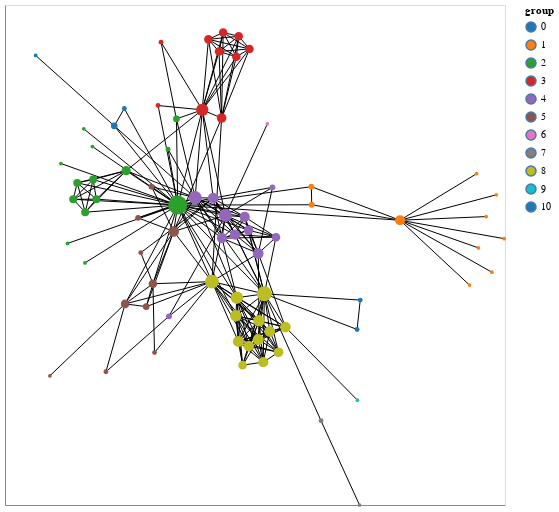

The code cell stored with this chart in its notebook:
### Markdown cell above
##### Customizing visual encodings

In addition, to the node positions the other visual variables can also be changed to reflect design choices and the network data. Let's start with `node_size` and `node_color`:

### Code cell
nxa.draw_networkx(G, pos=pos,
    node_size='degree:Q',
    node_color='group:N',
    cmap = "category10", # pass colormap that is used
    node_tooltip='name:N',
    linewidths=0, # remove borders from circles
).properties(width=500, height=500)

### Figure 1 — Vega-Lite specification as saved in the notebook (floating-point values rounded to 4 significant figures; data arrays with more than 128 entries replaced by an {"elided": "..."} marker saying what was removed)
{"config": {"view": {"continuousWidth": 300, "continuousHeight": 300}}, "layer": [{"data": {"name": "data-26f356250eed40cb88a68a2fb82ed986"}, "mark": {"type": "line", "color": "black", "opacity": 1, "strokeWidth": 1}, "encoding": {"detail": {"field": "edge", "type": "quantitative"}, "x": {"axis": {"grid": false, "labels": false, "ticks": false, "title": ""}, "field": "x", "type": "quantitative"}, "y": {"axis": {"grid": false, "labels": false, "ticks": false, "title": ""}, "field": "y", "type": "quantitative"}}}, {"data": {"name": "data-5cb5c9420aa05fd390fceca3c2d7a75e"}, "mark": {"type": "point", "fill": "group:N", "opacity": 1, "strokeWidth": 0}, "encoding": {"fill": {"field": "group", "scale": {"scheme": "category10"}, "type": "nominal"}, "size": {"field": "degree", "legend": null, "type": "quantitative"}, "tooltip": {"field": "name", "type": "nominal"}, "x": {"axis": {"grid": false, "labels": false, "ticks": false}, "field": "x", "type": "quantitative"}, "y": {"axis": {"grid": false, "labels": false, "ticks": false}, "field": "y", "type": "quantitative"}}}], "height": 500, "width": 500, "$schema": "https://vega.github.io/schema/vega-lite/v5.20.1.json", "datasets": {"data-26f356250eed40cb88a68a2fb82ed986": {"elided": "508 records"}, "data-5cb5c9420aa05fd390fceca3c2d7a75e": [{"between": 0.1768, "group": 1, "degree": 10, "name": "Myriel", "x": 0.622, "y": 0.02514}, {"between": 0.0, "group": 1, "degree": 1, "name": "Napoleon", "x": 0.9528, "y": -0.162}, {"between": 0.0, "group": 1, "degree": 3, "name": "Mlle.Baptistine", "x": 0.3031, "y": 0.146}, {"between": 0.0, "group": 1, "degree": 3, "name": "Mme.Magloire", "x": 0.3042, "y": 0.08084}, {"between": 0.0, "group": 1, "degree": 1, "name": "CountessdeLo", "x": 0.9685, "y": 0.1167}, {"between": 0.0, "group": 1, "degree": 1, "name": "Geborand", "x": 0.8977, "y": 0.1926}, {"between": 0.0, "group": 1, "degree": 1, "name": "Champtercier", "x": 0.8722, "y": -0.2083}, {"between": 0.0, "group": 1, "degree": 1, "name": "Cravatte", "x": 0.997, "y": -0.04116}, {"between": 0.0, "group": 1, "degree": 1, "name": "Count", "x": 0.9045, "y": -0.07451}, {"between": 0.0, "group": 1, "degree": 1, "name": "OldMan", "x": 0.9323, "y": 0.03824}, {"between": 0.0, "group": 2, "degree": 1, "name": "Labarre", "x": -0.5122, "y": -0.1284}, {"between": 0.57, "group": 2, "degree": 36, "name": "Valjean", "x": -0.1783, "y": 0.07982}, {"between": 0.0, "group": 3, "degree": 2, "name": "Marguerite", "x": -0.2489, "y": 0.438}, {"between": 0.0, "group": 2, "degree": 1, "name": "Mme.deR", "x": -0.5749, "y": -0.05827}, {"between": 0.0, "group": 2, "degree": 1, "name": "Isabeau", "x": -0.5985, "y": 0.2293}, {"between": 0.0, "group": 2, "degree": 1, "name": "Gervais", "x": -0.5163, "y": 0.3542}, {"between": 0.04063, "group": 3, "degree": 9, "name": "Tholomyes", "x": -0.02024, "y": 0.3931}, {"between": 0.0, "group": 3, "degree": 7, "name": "Listolier", "x": 0.0414, "y": 0.6876}, {"between": 0.0, "group": 3, "degree": 7, "name": "Fameuil", "x": 0.03283, "y": 0.6138}, {"between": 0.0, "group": 3, "degree": 7, "name": "Blacheville", "x": -0.06765, "y": 0.6763}, {"between": 0.0, "group": 3, "degree": 7, "name": "Favourite", "x": -0.02958, "y": 0.6324}, {"between": 0.0, "group": 3, "degree": 7, "name": "Dahlia", "x": 0.08004, "y": 0.6419}, {"between": 0.0, "group": 3, "degree": 7, "name": "Zephine", "x": -0.01462, "y": 0.7008}, {"between": 0.1296, "group": 3, "degree": 15, "name": "Fantine", "x": -0.08981, "y": 0.4225}, {"between": 0.029, "group": 4, "degree": 11, "name": "Mme.Thenardier", "x": -0.05059, "y": 0.1048}, {"between": 0.0749, "group": 4, "degree": 16, "name": "Thenardier", "x": -0.006258, "y": 0.04234}, {"between": 0.0238, "group": 5, "degree": 11, "name": "Cosette", "x": -0.1926, "y": -0.01513}, {"between": 0.05433, "group": 4, "degree": 17, "name": "Javert", "x": -0.1154, "y": 0.1064}, {"between": 0.02649, "group": 0, "degree": 4, "name": "Fauchelevent", "x": -0.4066, "y": 0.3648}, {"between": 0.008041, "group": 2, "degree": 8, "name": "Bamatabois", "x": -0.3639, "y": 0.2036}, {"between": 0.0, "group": 3, "degree": 2, "name": "Perpetue", "x": -0.2382, "y": 0.6662}, {"between": 0.00864, "group": 2, "degree": 4, "name": "Simplice", "x": -0.1828, "y": 0.3899}, {"between": 0.0, "group": 2, "degree": 1, "name": "Scaufflaire", "x": -0.4855, "y": 0.2905}, {"between": 0.0, "group": 2, "degree": 2, "name": "Woman1", "x": -0.2129, "y": 0.2808}, {"between": 0.0, "group": 2, "degree": 6, "name": "Judge", "x": -0.5544, "y": 0.1005}, {"between": 0.0, "group": 2, "degree": 6, "name": "Champmathieu", "x": -0.4711, "y": 0.101}, {"between": 0.0, "group": 2, "degree": 6, "name": "Brevet", "x": -0.5113, "y": 0.05401}, {"between": 0.0, "group": 2, "degree": 6, "name": "Chenildieu", "x": -0.4826, "y": 0.1717}, {"between": 0.0, "group": 2, "degree": 6, "name": "Cochepaille", "x": -0.54, "y": 0.1597}, {"between": 0.006925, "group": 4, "degree": 3, "name": "Pontmercy", "x": -0.2097, "y": -0.3206}, {"between": 0.0, "group": 6, "degree": 1, "name": "Boulatruelle", "x": 0.1446, "y": 0.3723}, {"between": 0.01149, "group": 4, "degree": 11, "name": "Eponine", "x": 0.1119, "y": -0.09418}, {"between": 0.0, "group": 4, "degree": 3, "name": "Anzelma", "x": 0.1629, "y": 0.1435}, {"between": 0.0, "group": 5, "degree": 3, "name": "Woman2", "x": -0.3209, "y": 0.03374}, {"between": 0.0, "group": 0, "degree": 2, "name": "MotherInnocent", "x": -0.3704, "y": 0.4273}, {"between": 0.0, "group": 0, "degree": 1, "name": "Gribier", "x": -0.6896, "y": 0.6184}, {"between": 0.0, "group": 7, "degree": 1, "name": "Jondrette", "x": 0.4763, "y": -1.0}, {"between": 0.02632, "group": 7, "degree": 2, "name": "Mme.Burgon", "x": 0.3378, "y": -0.6969}, {"between": 0.1651, "group": 8, "degree": 22, "name": "Gavroche", "x": 0.1337, "y": -0.2397}, {"between": 0.02021, "group": 5, "degree": 7, "name": "Gillenormand", "x": -0.2674, "y": -0.2035}, {"between": 0.0002172, "group": 5, "degree": 2, "name": "Magnon", "x": -0.3111, "y": -0.09157}, {"between": 0.0476, "group": 5, "degree": 7, "name": "Mlle.Gillenormand", "x": -0.3676, "y": -0.276}, {"between": 0.0003509, "group": 5, "degree": 2, "name": "Mme.Pontmercy", "x": -0.4366, "y": -0.5204}, {"between": 0.0, "group": 5, "degree": 1, "name": "Mlle.Vaubois", "x": -0.6384, "y": -0.5348}, {"between": 0.0, "group": 5, "degree": 4, "name": "Lt.Gillenormand", "x": -0.2917, "y": -0.286}, {"between": 0.132, "group": 8, "degree": 19, "name": "Marius", "x": -0.05509, "y": -0.1959}, {"between": 0.0, "group": 5, "degree": 2, "name": "BaronessT", "x": -0.2617, "y": -0.4514}, {"between": 0.02766, "group": 8, "degree": 11, "name": "Mabeuf", "x": 0.2093, "y": -0.3596}, {"between": 0.04255, "group": 8, "degree": 15, "name": "Enjolras", "x": 0.03465, "y": -0.2538}, {"between": 0.00125, "group": 8, "degree": 11, "name": "Combeferre", "x": 0.1533, "y": -0.375}, {"between": 0.0, "group": 8, "degree": 9, "name": "Prouvaire", "x": 0.1847, "y": -0.4502}, {"between": 0.00125, "group": 8, "degree": 11, "name": "Feuilly", "x": 0.07784, "y": -0.4278}, {"between": 0.005267, "group": 8, "degree": 13, "name": "Courfeyrac", "x": 0.1145, "y": -0.3369}, {"between": 0.002185, "group": 8, "degree": 12, "name": "Bahorel", "x": 0.04018, "y": -0.4112}, {"between": 0.03075, "group": 8, "degree": 13, "name": "Bossuet", "x": 0.03095, "y": -0.3188}, {"between": 0.002185, "group": 8, "degree": 12, "name": "Joly", "x": 0.1119, "y": -0.4041}, {"between": 0.0001504, "group": 8, "degree": 10, "name": "Grantaire", "x": 0.1296, "y": -0.4857}, {"between": 0.0, "group": 9, "degree": 1, "name": "MotherPlutarch", "x": 0.4688, "y": -0.6226}, {"between": 0.00496, "group": 4, "degree": 10, "name": "Gueulemer", "x": 0.02806, "y": -0.0264}, {"between": 0.00496, "group": 4, "degree": 10, "name": "Babet", "x": 0.06312, "y": 0.03707}, {"between": 0.004862, "group": 4, "degree": 10, "name": "Claquesous", "x": -0.01878, "y": -0.03944}, {"between": 0.003874, "group": 4, "degree": 9, "name": "Montparnasse", "x": 0.07701, "y": -0.01088}, {"between": 0.0, "group": 5, "degree": 3, "name": "Toussaint", "x": -0.2725, "y": 0.1459}, {"between": 0.0, "group": 10, "degree": 2, "name": "Child1", "x": 0.4788, "y": -0.2623}, {"between": 0.0, "group": 10, "degree": 2, "name": "Child2", "x": 0.4676, "y": -0.368}, {"between": 0.0004386, "group": 4, "degree": 7, "name": "Brujon", "x": 0.1755, "y": -0.03584}, {"between": 0.0, "group": 8, "degree": 7, "name": "Mme.Hucheloup", "x": 0.05539, "y": -0.4965}]}}
